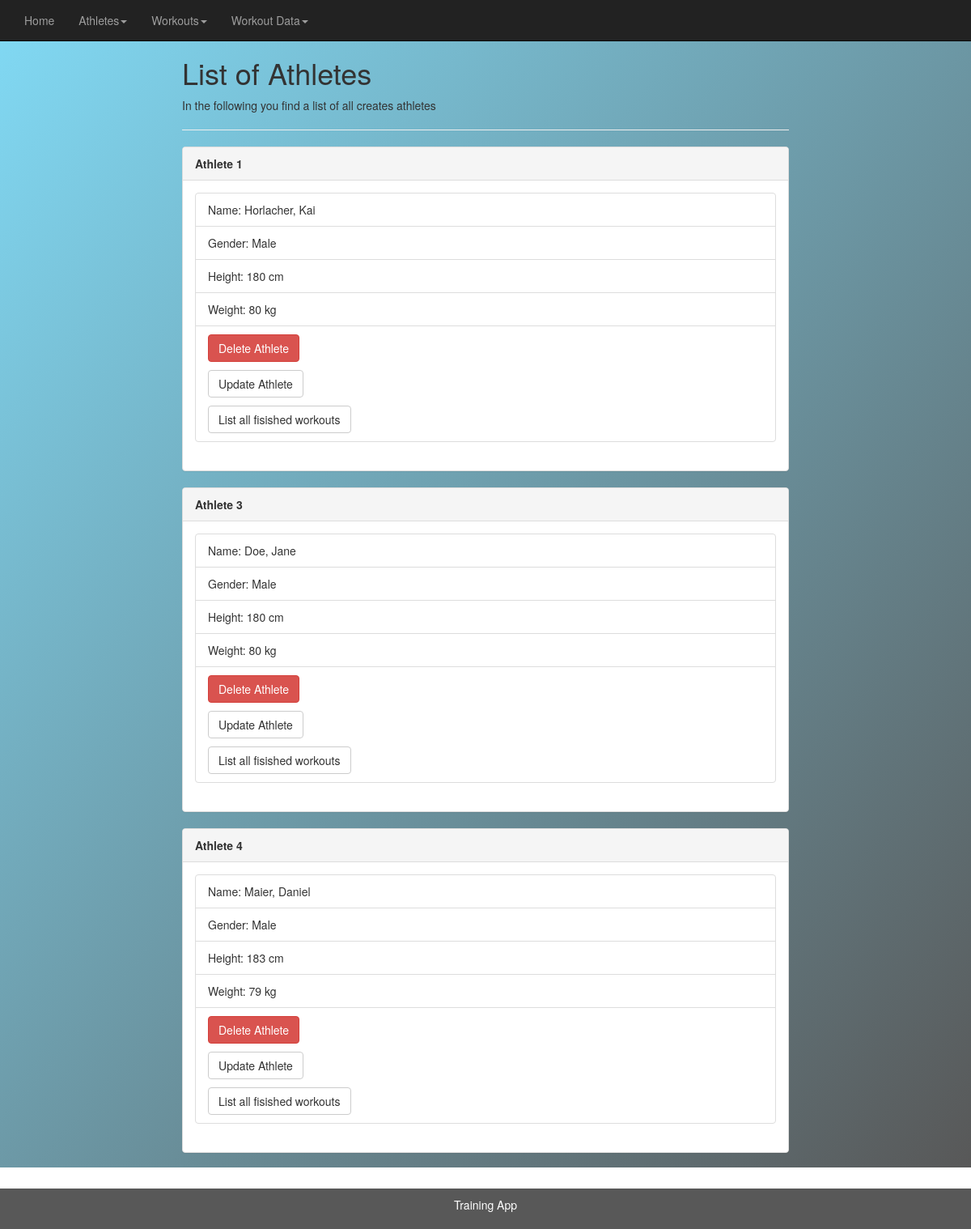
The page /athletes_list on the database its author committed.
### athletes/models.py (models this page shows, shortened)
class Athletes(models.Model):
    gender = models.CharField(max_length=10, choices=GENDER_CHOICES, default='diverse')
    first_name = models.CharField(max_length=200)
    last_name = models.CharField(max_length=200)
    height = models.IntegerField()
    weight = models.IntegerField()

### athletes/views.py (the view)
# urls.py: path('athletes_list', views.athletes_list, name='athletes_list'),
def athletes_list(request):
    athletes_list = Athletes.objects.all
    return render(request, "athletes_list.html", {'athletes_list':athletes_list})

### athletes/templates/athletes_list.html
{% extends 'main.html' %}
{% block content %}
  <h1>List of Athletes</h1>
  <p>In the following you find a list of all creates athletes</p>
  <hr>
  {% for athlete in athletes_list %}
  <div class="panel panel-default">
    <div class="panel-heading"><strong>Athlete {{ athlete.id }}</strong></div>
    <div class="panel-body">
      <ul class="list-group">
        <li class="list-group-item">Name: {{ athlete.last_name }}, {{ athlete.first_name }}</li>
        <li class="list-group-item">Gender: {{ athlete.gender }}</li>
        <li class="list-group-item">Height: {{ athlete.height }} cm</li>
        <li class="list-group-item">Weight: {{ athlete.weight }} kg</li>
        <li class="list-group-item"><a href="{% url 'delete_athlete' athlete.id %}" class="btn btn-danger">Delete Athlete</a><p></p><a href="{% url 'update_athlete' athlete.id %}" class="btn btn-default">Update Athlete</a><p></p><a href="{% url 'athletes_workout' %}" class="btn btn-default">List all fisished workouts</a></li>
      </ul>
    </div>
  </div>
  {% endfor %}
{% endblock %}

### rows shown on the page
Athletes: id "1", last_name "Horlacher", first_name "Kai", gender "Male", height "180", weight "80"
Athletes: id "3", last_name "Doe", first_name "Jane", gender "Male", height "180", weight "80"
Athletes: id "4", last_name "Maier", first_name "Daniel", gender "Male", height "183", weight "79"
